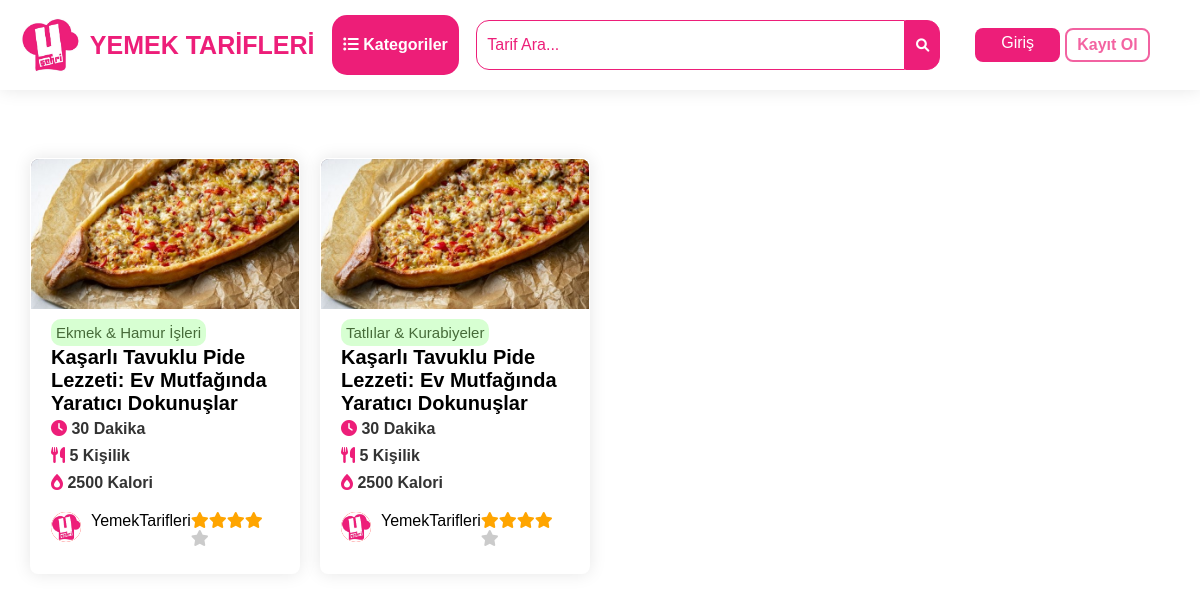
Page /yemektarifleri/kategori.php on the committed database.
### tables this page shows
CREATE TABLE `tema_ayarlari` (
  `id` int(11) NOT NULL,
  `logo` varchar(255) DEFAULT NULL,
  `site_adi` varchar(255) DEFAULT NULL,
  `slogan` varchar(255) DEFAULT NULL,
  `intro_gorsel` varchar(255) DEFAULT NULL
);

CREATE TABLE `tarifler` (
  `tarif_id` int(11) NOT NULL,
  `kategori_ad` varchar(50) NOT NULL,
  `kategori_url` varchar(255) NOT NULL,
  `baslik` varchar(100) NOT NULL,
  `sure` varchar(255) DEFAULT NULL,
  `boyut` varchar(20) DEFAULT NULL,
  `kalori` varchar(255) DEFAULT NULL,
  `resim` varchar(255) DEFAULT NULL,
  `url` varchar(255) DEFAULT NULL,
  `icindekiler` text DEFAULT NULL,
  `hazirlanis` text DEFAULT NULL,
  `tarih` text NOT NULL DEFAULT '27.05.2024',
  `goruntulenme` int(11) NOT NULL,
  `fav` int(11) NOT NULL
);

### yemektarifleri/tema_baglanti.php (called while the page is built, shortened)
<?php
include ("database.php");
$sql = "SELECT * FROM tema_ayarlari";
$result = $conn->query($sql);
if(mysqli_num_rows($result) > 0){
    $row = mysqli_fetch_assoc($result);
    $logo = $row['logo'];
    $site_adi = $row['site_adi'];
}
?>

### yemektarifleri/kategori.php (the view, shortened to what this page needs)
<?php
include("uye_baglantisi.php");
include("tema_baglanti.php");
?>
<!DOCTYPE html>
<html lang="en">
<head>
    <link rel="stylesheet" href="style.css">
    <link rel="stylesheet" href="https://pro.fontawesome.com/releases/v6.0.0-beta1/css/all.css" />
</head>
<body>
    <?php require("header.php"); ?>
    <div class="tarifler">
        <ul class="card-containerx">
            <?php
                $kategori_url = $_GET['kategori'];
                $sql = "SELECT * FROM tarifler WHERE kategori_url='$kategori_url'";
                $result = $conn->query($sql);
                if (mysqli_num_rows($result) > 0){
                    while($satir = mysqli_fetch_assoc($result)) {
                    echo "<li class='tarif-card'>";
                    echo "<div class='img-div'>";
                    echo "<img class='img-div' src='" . $satir["resim"] . "' alt=''>";
                    echo "</div>";
                    echo "<div class='tarif-content'>";
                    echo "<h2 class='tarif-kategori'>" . $satir["kategori_ad"] . "</h2>";
                    echo "<h1 class='tarif-baslik'><a href='" . $satir['url'] . "?tarif_id=" . $satir['tarif_id'] . "'>" . $satir["baslik"] . "</a></h1>";
                    echo "<h2 class='tarif-bilgi'><i class='fas fa-clock'></i> " . $satir["sure"] . "</h2>";
                    echo "<h2 class='tarif-bilgi'><i class='fas fa-utensils'></i> " . $satir["boyut"] . "</h2>";
                    echo "<h2 class='tarif-bilgi'><i class='fas fa-burn'></i> " . $satir["kalori"] . "</h2>";
                    echo "<div class='tarif-card_bottom'>";
                    echo "<div class='yazar'>";
                    echo "<img src='yemeksehri.jpeg' alt=''>";
                    echo "YemekTarifleri";
                    echo "<div class='degerlendirme'>";
                    echo "<span class='fa fa-star checked'></span>";
                    echo "<span class='fa fa-star checked'></span>";
                    echo "<span class='fa fa-star checked'></span>";
                    echo "<span class='fa fa-star checked'></span>";
                    echo "<span class='fa fa-star no-checked'></span>";
                    echo "</div>";
                    echo "</div>";
                    echo "</div>";
                    echo "</div>";
                    echo "</li>";
                    }
                }
            ?>
        </ul>
  </div>
</body>
</html>

### yemektarifleri/a-header.php (shortened to what this page needs)
<?php
require ("database.php");
include ("tema_baglanti.php");
?>
<!DOCTYPE html>
<html lang="en">
<head>
    <link rel="stylesheet" href="style.css">
	<link rel="stylesheet" href="https://pro.fontawesome.com/releases/v6.0.0-beta1/css/all.css" />
    <link rel="stylesheet" href="media.css"><title>Card Layout</title>
</head>
<body>
<header style="display: <?php echo $display; ?>">
        <div class="header_1">
              <div class="logo">
              <a href="./index.php">
              <img src="<?php echo $logo ?>" alt="">
              <span><?php echo $site_adi ?></span>
              </a>
            </div>
            <button class="h-kategoriler_btn " id="header-kategoriler"><i class="fas fa-list-ul"></i> Kategoriler</button>
            <div class="search-bar">
              <form action="search.php" method="get">
                  <input type="text" name="search" placeholder="Tarif Ara...">
                  <button type="submit"><i class="fas fa-search"></i></button>
              </form>
          </div>
            <div class="login-register">
              <a class="btn-lr login" href="giris.php">Giriş</a>
              <a class="btn-lr register" href="kayit-ol.php">Kayıt Ol</a>
            </div>
        </div>
</header>
</body>
</html>

### yemektarifleri/style.css (style rules this page uses)
body { font-family: 'Poppins', sans-serif; margin: 0; padding: 0; box-sizing: border-box; background-color: #ffffff; scroll-behavior: smooth; }
h1,h2,h3,h4,h5 { margin: 0; padding: 0; }
* { list-style-type: none; box-sizing: border-box; }
:root { --primary-color:#ed1e79; --detail-color: rgb(255, 87, 51); --gold-color: rgb(243, 156, 18); }
.tarifler { padding-top: 80px; }
.card-containerx { display: grid; grid-template-columns: repeat(4, 1fr); padding: 0px 20px; }
.tarif-card { flex-direction: column; margin: 10px; border-radius: 8px; background-color: #ffffff; border: 1px solid #d5d5d500; box-shadow: 0px 0px 17px 0px rgba(0,0,0,0.1); transition: 300ms; }
.tarif-card h2 { color: #333; }
.tarif-content { padding: 10px 20px; }
.img-div { max-height: 100%; -o-object-fit: cover; object-fit: cover; width: 100%; border-radius: 8px 8px 0px 0px; background-image: url(karas.png); background-position: center; background-repeat: no-repeat; height: 150px; }
.tarif-baslik { font-size: 20px; font-weight: 700; padding: 0; color: black; transition: 300ms; }
.tarif-baslik a { color: black; text-decoration-line: none; }
.tarif-kategori { display: inline-block; padding: 5px; font-size: 15px; font-weight: 400; border-radius: 10px; top: 80px; background-color: #ceffc7cc; color: #466b39 !important; }
.tarif-bilgi { font-size: 16px; font-weight: 600; line-height: 1.7; }
h2 .fas { color: var(--primary-color); }
.tarif-card_bottom { margin: 15px 0px; }
.degerlendirme { display: inline-block; margin-left: auto; }
.yazar { display: flex; font-weight: 500; }
.yazar img { height: 30px; background-color: red; border-radius: 50%; margin-right: 10px; }
.checked { color: orange; }
.no-checked { color: #33333341; }
header { background-color: white; display: flex; position: fixed; width: 100%; z-index: 1000; padding: 15px 20px; box-shadow: 0px 0px 17px 0px rgba(0,0,0,0.1); }
.logo a { display: flex; gap: 0.4em; font-size: 25px; font-weight: 700; color: #ed1e79; text-decoration: none; }
.logo img { height: 60px; }
.logo span { display: flex; align-content: center; flex-wrap: wrap; }
.login-register { display: flex; align-content: center; flex-wrap: wrap; margin-left: auto; gap: 0.3em; margin-right: 30px; }
.btn-lr { text-align: center; width: 85px; padding: 6px; border-radius: 8px; color: #ffffff; text-decoration: none; font-weight: 500; }
.login { background-color: var(--primary-color); }
.register { color: #ed1e78b1; border: 2px solid ; font-weight: 700; }
.h-kategoriler_btn { color: #fff; border: 1px solid #ed1e78b1; border-radius: 15px; padding: 10px; background-color: #ed1e78; font-size: 16px; font-weight: 700; margin-left: auto; }
.search-bar { display: flex; height: 50px; margin: auto; width: 40%; }
.search-bar input { border: 1px solid #ed1e79; padding: 10px; width: 100%; }
.search-bar button { border: 1px solid #ed1e79; padding: 10px; }
.search-bar input { font-size: 16px; color: #ed1e79; outline: none; border-radius: 13px 0px 0px 13px; }
.search-bar input::placeholder { font-size: 16px; color: var(--primary-color); }
.search-bar button { cursor: pointer; border-radius: 0px 13px 13px 0px; background-color: #ed1e79; color: #fff; }
.search-bar form { gap: 0; display: flex; width: 100%;; }
h2 i { color: var(--primary-color); font-weight: 700; }

### yemektarifleri/a-header.php (style rules this page uses)
.header_1 { display:flex; }
.h-kategoriler_btn { transition: all 200ms; }
header { display:block !important; }

### rows in the picture
tema_ayarlari: logo (picture), site_adi "YEMEK TARİFLERİ"
tarifler: resim (picture), kategori_ad "Ekmek & Hamur İşleri", baslik "Kaşarlı Tavuklu Pide Lezzeti: Ev Mutfağında Yaratıcı Dokunuşlar", sure "30 Dakika", boyut "5 Kişilik", kalori "2500 Kalori"
tarifler: resim (picture), kategori_ad "Tatlılar & Kurabiyeler", baslik "Kaşarlı Tavuklu Pide Lezzeti: Ev Mutfağında Yaratıcı Dokunuşlar", sure "30 Dakika", boyut "5 Kişilik", kalori "2500 Kalori"
